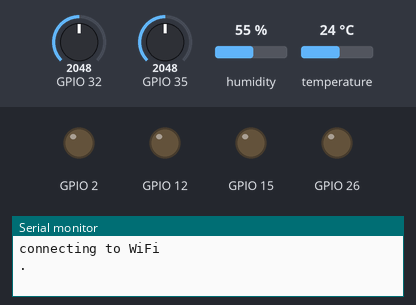
Bench run of a sketch on a simulated ESP32. Parts: output pins drawn as LEDs (lit = HIGH), the last lines printed to the serial monitor. The test bench sets the inputs (shaded band); at power-on: GPIO 32 = 2048, GPIO 35 = 2048, humidity 55 %, temperature 24 °C. WiFi joins after 1.5 s; servers stay silent unless stated; the Firebase database answers and starts empty.

Above: at 0.1 s.
At 2.1 s:
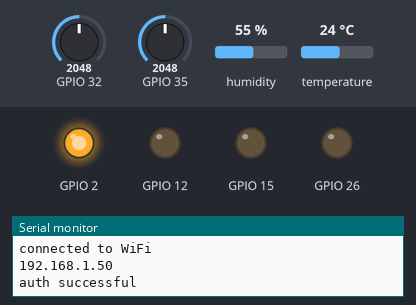
At 3.3 s:
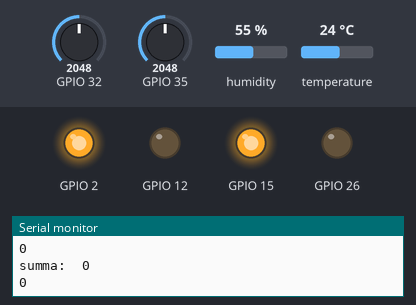
Timing chart, 0 to 4.8 s (numbered marks = the images above):
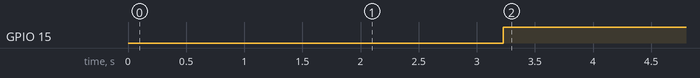

The sketch:

sendDataOne.ino
```cpp
 #include <DHT.h>

#include <WiFi.h>
#include <Firebase_ESP_Client.h>
#include "addons/TokenHelper.h"
#include "addons/RTDBHelper.h"


DHT dht_sensor(18, DHT11);
FirebaseData fbdo;
FirebaseAuth auth;
FirebaseConfig config;

unsigned long sendData = 0;
bool signupOK = false;

void setup() {
    pinMode(26, OUTPUT);
     pinMode(12, OUTPUT);

    pinMode(35, INPUT);

    pinMode(15, OUTPUT);

    pinMode(2, OUTPUT);

  dht_sensor.begin();
  Serial.begin(9600);
  WiFi.begin("Nikitah", "nikita1234");
  Serial.println("connecting to WiFi");
  while (WiFi.status() != WL_CONNECTED) {
    Serial.println("."); delay(2000);
  }
  Serial.println();
  Serial.println("connected to WiFi");
  Serial.println(WiFi.localIP());
  Serial.println();

  config.api_key = "AIzaSyAcQF3h777HBg9rjmL19IM7o-MDNhYQ4cQ";
  config.database_url = "https://esp32sample-6eb0b-default-rtdb.firebaseio.com/";

  if (Firebase.signUp(&config, &auth, "", "")) {
    Serial.println("auth successful");
    digitalWrite(2, HIGH);
    signupOK= true;
  } else {
    Serial.printf("%s\n", config.signer.signupError.message.c_str());
  }
  config.token_status_callback = tokenStatusCallback;

  Firebase.begin(&config, &auth);
  Firebase.reconnectWiFi(true);
}

int summa = 0;
int ohumi = 0;

void loop() {
  if (Firebase.ready() && signupOK) {

    int humi  = dht_sensor.readHumidity();
    int tempC = dht_sensor.readTemperature();
    int wlevel = analogRead(32);
    int ghumi = analogRead(35);
    int preparedGhumi = map(ghumi, 0, 4095, 0, 100);
    if (isnan(humi) || isnan(tempC) || humi == 2147483647 || tempC == 2147483647) {
      toggleError("hdt11 error", "Errors/dht11");
    }
    if (isnan(ghumi) || int(ghumi) == 2147483647) {
      toggleError("ghumi error", "Errors/ghumi1");
    }

    useFB(preparedGhumi, "Sensor1/ghumi");
    useFB(humi, "Sensor1/humi");
    useFB(tempC, "Sensor1/temp");
    useFB(wlevel, "Sensor1/wlevel");
//lamp();
    pomp(wlevel);
//    uvl();


    delay(2000);

  }
}

void toggleError(const char* dataToSave, const char* path) {
  if (Firebase.RTDB.set(&fbdo, path, dataToSave)) {
      Serial.println(); Serial.println("data send" + fbdo.dataPath() + dataToSave);
    } else {
      Serial.println("data send error" + fbdo.errorReason());
    }
}

void useFB(int dataToSave, const char* path) {
  if (Firebase.RTDB.setInt(&fbdo, path, dataToSave)) {
      //Serial.println(); Serial.println("data send" + fbdo.dataPath() + dataToSave);
    } else {
      Serial.println("data send error" + fbdo.errorReason());
    }

}


void pomp(int level) {
  Firebase.RTDB.getInt(&fbdo, "/Sensor1/ghumi");
    Serial.println(fbdo.intData());
    summa += fbdo.intData();
    Firebase.RTDB.getInt(&fbdo, "/Sensor2/ghumi");
    Serial.println(fbdo.intData());
    summa += fbdo.intData();

    Serial.println("summa:  " + String(summa));

    Serial.println(String(int(summa / (Firebase.RTDB.getInt(&fbdo, "/Values/ghumi")) )));

    Firebase.RTDB.getInt(&fbdo, "/Values/ghumi");

    if (int(summa / 2.0) > int(fbdo.intData()) ) {
      digitalWrite(15, LOW);
    } else {
     digitalWrite(15, HIGH);
    }

    summa = 0;
}
```

Measured:
- by itself, GPIO 15: LOW → HIGH at 3.2 s
